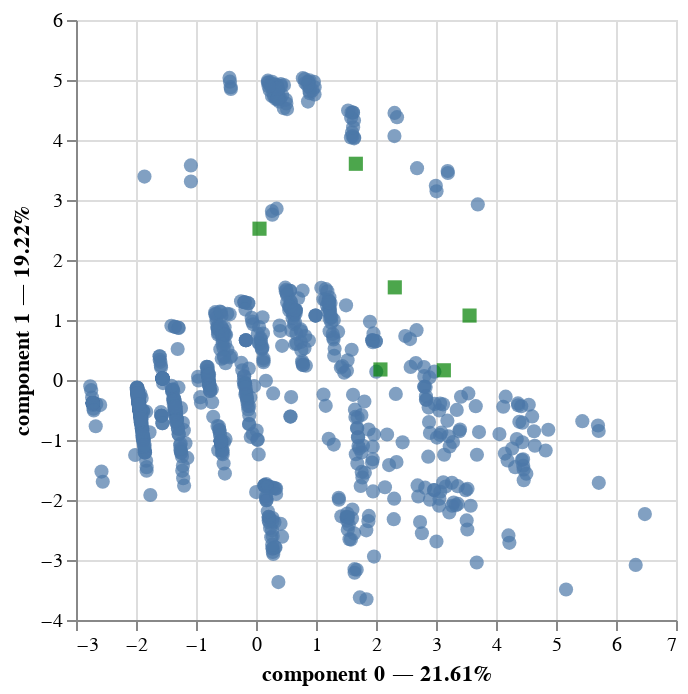

The code cell stored with this chart in its notebook:
### Markdown cell above
##### <span style="color:purple">**Todo:** Using the `prince` package, perform a [FAMD](https://maxhalford.github.io/prince/famd/).</span>

- Fit the data
- Vizualise the result of the FAMD (plot)

### Code cell
### TO BE COMPLETED ###
famd = prince.FAMD(
    n_components=9,
    n_iter=10,
    copy=True,
    check_input=True,
    random_state=42,
    engine="sklearn",
    handle_unknown="error"  # same parameter as sklearn.preprocessing.OneHotEncoder
)
famd = famd.fit(titanic_clip)
famd.plot(
    titanic_clip,
    x_component=0,
    y_component=1
)

### Figure 1 — Vega-Lite specification as saved in the notebook (floating-point values rounded to 4 significant figures; data arrays with more than 128 entries replaced by an {"elided": "..."} marker saying what was removed)
{"config": {"view": {"continuousWidth": 300, "continuousHeight": 300}}, "layer": [{"data": {"name": "data-d32f8f1811dde7c42abf082814650f32"}, "mark": {"type": "circle", "size": 50}, "encoding": {"tooltip": [{"field": "survived", "type": "nominal"}, {"field": "component 0", "type": "quantitative"}, {"field": "component 1", "type": "quantitative"}], "x": {"axis": {"title": "component 0 — 21.61%"}, "field": "component 0", "scale": {"zero": false}, "type": "quantitative"}, "y": {"axis": {"title": "component 1 — 19.22%"}, "field": "component 1", "scale": {"zero": false}, "type": "quantitative"}}, "name": "view_7"}, {"data": {"name": "data-b5cd2645908c6e25e95498da2d345c41"}, "mark": {"type": "square", "color": "green", "size": 50}, "encoding": {"tooltip": [{"field": "variable", "type": "nominal"}], "x": {"field": "component 0", "scale": {"zero": false}, "type": "quantitative"}, "y": {"field": "component 1", "scale": {"zero": false}, "type": "quantitative"}}}], "params": [{"name": "param_15", "select": {"type": "interval", "encodings": ["x", "y"]}, "bind": "scales", "views": ["view_7"]}], "$schema": "https://vega.github.io/schema/vega-lite/v5.8.0.json", "datasets": {"data-d32f8f1811dde7c42abf082814650f32": {"elided": "876 records"}, "data-b5cd2645908c6e25e95498da2d345c41": [{"variable": "age", "component 0": 0.0584, "component 1": 2.522, "component 2": 0.07235, "component 3": 0.1382, "component 4": 0.02982, "component 5": 0.05058, "component 6": 0.185, "component 7": 1.195, "component 8": 0.7216, "label": "age"}, {"variable": "fare", "component 0": 3.131, "component 1": 0.1618, "component 2": 0.01548, "component 3": 0.02738, "component 4": 0.0889, "component 5": 0.2695, "component 6": 0.04725, "component 7": 1.314, "component 8": 0.703, "label": "fare"}, {"variable": "alone", "component 0": 2.313, "component 1": 1.544, "component 2": 0.004964, "component 3": 0.0314, "component 4": 0.1625, "component 5": 0.02987, "component 6": 0.8135, "component 7": 0.000759, "component 8": 0.01254, "label": "alone"}, {"variable": "class", "component 0": 3.559, "component 1": 1.074, "component 2": 2.075, "component 3": 0.5338, "component 4": 1.194, "component 5": 0.714, "component 6": 0.1469, "component 7": 0.07427, "component 8": 0.2051, "label": "class"}, {"variable": "embarked", "component 0": 2.074, "component 1": 0.1757, "component 2": 2.238, "component 3": 1.596, "component 4": 1.7, "component 5": 1.155, "component 6": 0.04672, "component 7": 0.002317, "component 8": 0.001123, "label": "embarked"}, {"variable": "who", "component 0": 1.664, "component 1": 3.604, "component 2": 0.04365, "component 3": 2.795, "component 4": 0.05637, "component 5": 0.8321, "component 6": 0.465, "component 7": 0.2264, "component 8": 0.07837, "label": "who"}]}}
